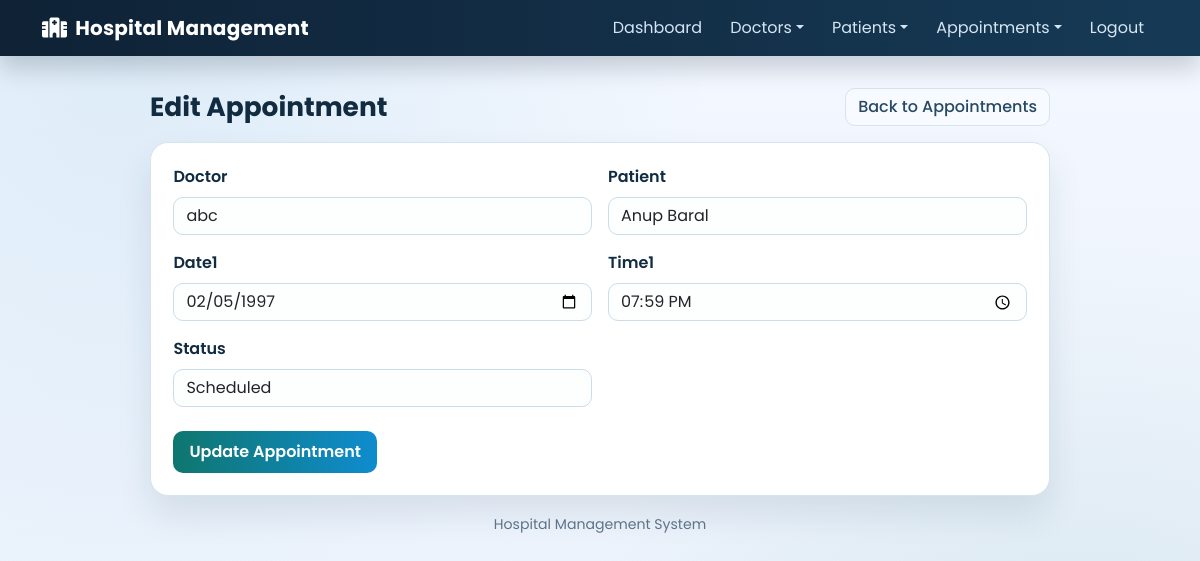
The app's page /appointment/1/edit/ (signed in) with its own data.
### hospital/models.py (models this page shows, shortened)
class Appointment(models.Model):
    doctor = models.ForeignKey(Doctor, on_delete=models.CASCADE)
    patient = models.ForeignKey(Patient, on_delete=models.CASCADE)
    date1 = models.DateField()
    time1 = models.TimeField()
    status = models.CharField(
        max_length=20,
        choices=AppointmentStatus.choices,
        default=AppointmentStatus.SCHEDULED,
    )
    class Meta:
        constraints = [
            models.UniqueConstraint(
                fields=["doctor", "date1", "time1"], name="unique_doctor_time_slot"
            )
        ]

### hospital/views.py (the view)
# urls.py: path('appointment/<int:pid>/edit/', Edit_Appointment,name='edit_appointment'),
@staff_required
def Edit_Appointment(request, pid):
    appointment = get_object_or_404(Appointment, id=pid)
    if request.method == 'POST':
        form = AppointmentForm(request.POST, instance=appointment)
        if form.is_valid():
            form.save()
            return redirect('view_appointment')
    else:
        form = AppointmentForm(instance=appointment)
    return render(
        request,
        'edit_appointment.html',
        {'form': form, 'appointment': appointment},
    )

### hospital/forms.py (shortened to what this page needs)
class AppointmentForm(BootstrapFormMixin, forms.ModelForm):
    class Meta:
        model = Appointment
        fields = ["doctor", "patient", "date1", "time1", "status"]
        widgets = {
            "date1": forms.DateInput(attrs={"type": "date"}),
            "time1": forms.TimeInput(attrs={"type": "time"}),
        }
    def __init__(self, *args, **kwargs):
        super().__init__(*args, **kwargs)
        self.fields["doctor"].queryset = Doctor.objects.order_by("name")
        self.fields["patient"].queryset = Patient.objects.order_by("name")
        self._apply_bootstrap_classes()

### hospital/forms.py (called while the page is built)
    def _apply_bootstrap_classes(self):
        for field_name, field in self.fields.items():
            css_class = "form-select" if isinstance(field.widget, forms.Select) else "form-control"
            existing = field.widget.attrs.get("class", "")
            field.widget.attrs["class"] = f"{existing} {css_class}".strip()
            if field.required:
                field.widget.attrs.setdefault("required", "required")

### hospital/models.py (called while the page is built)
    def __str__(self):
        return self.name

    def __str__(self):
        return self.name

### hospital/views.py (called while the page is built)
def staff_required(view_func):
    return user_passes_test(
        lambda user: user.is_authenticated and user.is_staff,
        login_url="login",
    )(view_func)

### hospital/templates/edit_appointment.html (shortened to what this page needs)
{% extends 'navigationbar.html' %}
{% load static %}
{% block body %}
<div class="form-shell">
    <div class="d-flex justify-content-between align-items-center mb-3">
        <h2 class="section-title mb-0">Edit Appointment</h2>
        <a href="{% url 'view_appointment' %}" class="btn btn-soft">Back to Appointments</a>
    </div>
    <div class="form-card">
        <form method="post" novalidate>
            <div class="row g-3">
                {% for field in form %}
                <div class="col-md-6">
                    <label class="form-label" for="{{ field.id_for_label }}">{{ field.label }}</label>
                    {{ field }}
                </div>
                {% endfor %}
            </div>
            <button type="submit" class="btn btn-brand mt-4">Update Appointment</button>
        </form>
    </div>
</div>
{% endblock %}

### hospital/static/css/mystyle.css (style rules this page uses)
:root { --bg-a: #f4f8ff; --bg-b: #e9f1fb; --ink: #112b40; --muted: #5d7388; --primary: #0f766e; --primary-strong: #0b5d58; --accent: #0f8ccf; --accent-soft: #e6f5fd; --card: #ffffff; --card-soft: #fbfdff; --ring: rgba(31, 138, 192, 0.2); --border: #d6e3f1; --danger: #b94a48; }
body { font-family: "Poppins", "Segoe UI", sans-serif; color: var(--ink); background: radial-gradient(circle at 10% 5%, rgba(31, 138, 192, 0.1), transparent 45%), radial-gradient(circle at 90% 95%, rgba(13, 110, 110, 0.09), transparent 40%), linear-gradient(180deg, var(--bg-a), var(--bg-b)); min-height: 100vh; margin: 0; }
.section-title { font-size: 1.65rem; font-weight: 700; margin-bottom: 1rem; }
.form-shell { max-width: 900px; margin: 0 auto; }
.form-card { background: var(--card); border: 1px solid var(--border); border-radius: 18px; box-shadow: 0 18px 34px rgba(15, 45, 70, 0.1); padding: 1.4rem; }
.form-label { font-weight: 600; color: var(--ink); }
.form-control, .form-select { border-radius: 10px; border: 1px solid #cbdcea; background: #fdfefe; }
.btn-brand { background: linear-gradient(90deg, var(--primary), var(--accent)); border: none; color: #fff; font-weight: 600; border-radius: 10px; padding: 0.55rem 1rem; }
.btn-soft { border-radius: 10px; border: 1px solid var(--border); background: #f7fbff; color: #284963; font-weight: 500; }

### records on screen
Appointment: form "abc" "Anup Baral" "02/05/1997" "19:59:00" "Scheduled"

### other values on screen
{{ field.label }} "Doctor" "Patient" "Date1" "Time1" "Status"
